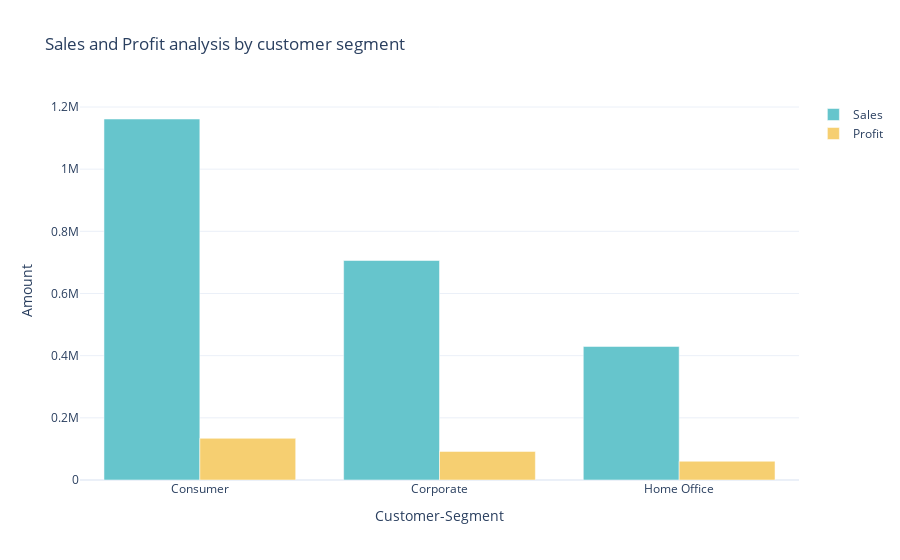

This figure's notebook cell:
### Code cell
Sales_Profit_by_Segment=data.groupby('Segment').agg({'Sales':'sum', 'Profit': 'sum'}).reset_index()
color_palette=colors.qualitative.Pastel
fig=go.Figure()
fig.add_trace(go.Bar(x=Sales_Profit_by_Segment['Segment'],
                     y=Sales_Profit_by_Segment['Sales'],
                     name='Sales',
                     marker_color=color_palette[0]))


fig.add_trace(go.Bar(x=Sales_Profit_by_Segment['Segment'],
                     y=Sales_Profit_by_Segment['Profit'],
                     name='Profit',
                     marker_color=color_palette[1]))

fig.update_layout(title='Sales and Profit analysis by customer segment',
                    xaxis_title='Customer-Segment', yaxis_title='Amount')
fig.show()

### Figure 1 — Plotly figure (JSON) as saved in the notebook; plotly's stock layout.template omitted (floating-point values rounded to 4 significant figures)
{"data": [{"marker": {"color": "rgb(102, 197, 204)"}, "name": "Sales", "type": "bar", "x": ["Consumer", "Corporate", "Home Office"], "y": [1161000.0, 706100.0, 429700.0]}, {"marker": {"color": "rgb(246, 207, 113)"}, "name": "Profit", "type": "bar", "x": ["Consumer", "Corporate", "Home Office"], "y": [134100.0, 91980.0, 60300.0]}], "layout": {"autosize": true, "title": {"text": "Sales and Profit analysis by customer segment"}, "xaxis": {"autorange": true, "range": [-0.5, 2.5], "title": {"text": "Customer-Segment"}, "type": "category"}, "yaxis": {"autorange": true, "range": [0, 1223000.0], "title": {"text": "Amount"}, "type": "linear"}}}
